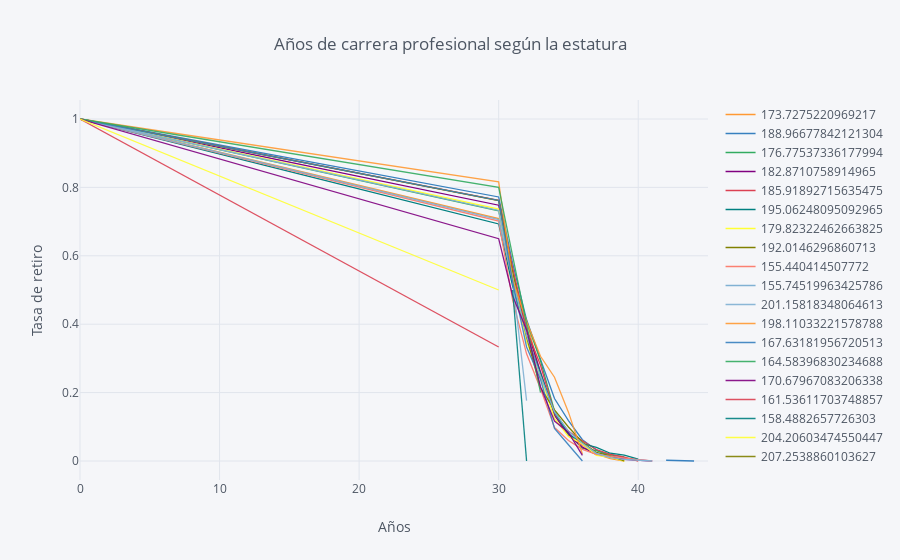

Notebook code for this chart:
### Code cell
rates=survival(test, 'Height(cm)', 'Age', 'Retirement')
rates.iplot(kind='line', xTitle='Años', 
            yTitle='Tasa de retiro', title='Años de carrera profesional según la estatura')

### Figure 1 — Plotly figure (JSON) as saved in the notebook; plotly's stock layout.template omitted (floating-point values rounded to 4 significant figures)
{"data": [{"line": {"color": "rgba(255, 153, 51, 1.0)", "dash": "solid", "shape": "linear", "width": 1.3}, "mode": "lines", "name": "173.7275220969217", "text": "", "type": "scatter", "x": [0, 30, 31, 32, 33, 34, 35, 36, 37, 38, 39, 40, 41, 42, 44, 45], "y": [1, 0.7086, 0.5232, 0.4106, 0.2517, 0.1391, 0.07285, 0.04636, 0.01987, 0.006623, 0, "", "", "", "", ""]}, {"line": {"color": "rgba(55, 128, 191, 1.0)", "dash": "solid", "shape": "linear", "width": 1.3}, "mode": "lines", "name": "188.96677842121304", "text": "", "type": "scatter", "x": [0, 30, 31, 32, 33, 34, 35, 36, 37, 38, 39, 40, 41, 42, 44, 45], "y": [1, 0.772, 0.5785, 0.4129, 0.2968, 0.1828, 0.1183, 0.06237, 0.03226, 0.0129, 0.008602, 0.004301, "", 0.002151, 0, ""]}, {"line": {"color": "rgba(50, 171, 96, 1.0)", "dash": "solid", "shape": "linear", "width": 1.3}, "mode": "lines", "name": "176.77537336177994", "text": "", "type": "scatter", "x": [0, 30, 31, 32, 33, 34, 35, 36, 37, 38, 39, 40, 41, 42, 44, 45], "y": [1, 0.7317, 0.5488, 0.4085, 0.2927, 0.1463, 0.07927, 0.03659, 0.03049, 0.01829, 0.0122, "", 0.006098, "", "", 0]}, {"line": {"color": "rgba(128, 0, 128, 1.0)", "dash": "solid", "shape": "linear", "width": 1.3}, "mode": "lines", "name": "182.8710758914965", "text": "", "type": "scatter", "x": [0, 30, 31, 32, 33, 34, 35, 36, 37, 38, 39, 40, 41, 42, 44, 45], "y": [1, 0.7479, 0.5398, 0.3858, 0.2606, 0.1337, 0.07614, 0.04061, 0.01861, 0.01354, 0.005076, 0.001692, 0, "", "", ""]}, {"line": {"color": "rgba(219, 64, 82, 1.0)", "dash": "solid", "shape": "linear", "width": 1.3}, "mode": "lines", "name": "185.91892715635475", "text": "", "type": "scatter", "x": [0, 30, 31, 32, 33, 34, 35, 36, 37, 38, 39, 40, 41, 42, 44, 45], "y": [1, 0.7619, 0.5658, 0.3838, 0.2801, 0.1401, 0.08683, 0.05882, 0.03361, 0.01961, 0.0112, 0, "", "", "", ""]}, {"line": {"color": "rgba(0, 128, 128, 1.0)", "dash": "solid", "shape": "linear", "width": 1.3}, "mode": "lines", "name": "195.06248095092965", "text": "", "type": "scatter", "x": [0, 30, 31, 32, 33, 34, 35, 36, 37, 38, 39, 40, 41, 42, 44, 45], "y": [1, 0.6932, 0.5114, 0.3636, 0.2557, 0.142, 0.07955, 0.05114, 0.03977, 0.02273, 0.01705, 0.005682, "", "", 0, ""]}, {"line": {"color": "rgba(255, 255, 51, 1.0)", "dash": "solid", "shape": "linear", "width": 1.3}, "mode": "lines", "name": "179.82322462663825", "text": "", "type": "scatter", "x": [0, 30, 31, 32, 33, 34, 35, 36, 37, 38, 39, 40, 41, 42, 44, 45], "y": [1, 0.7368, 0.5429, 0.349, 0.2465, 0.1247, 0.07202, 0.04986, 0.01662, 0.01108, 0, "", "", "", "", ""]}, {"line": {"color": "rgba(128, 128, 0, 1.0)", "dash": "solid", "shape": "linear", "width": 1.3}, "mode": "lines", "name": "192.0146296860713", "text": "", "type": "scatter", "x": [0, 30, 31, 32, 33, 34, 35, 36, 37, 38, 39, 40, 41, 42, 44, 45], "y": [1, 0.7612, 0.5522, 0.3632, 0.2139, 0.1493, 0.0995, 0.05473, 0.02488, 0.01493, 0, "", "", "", "", ""]}, {"line": {"color": "rgba(251, 128, 114, 1.0)", "dash": "solid", "shape": "linear", "width": 1.3}, "mode": "lines", "name": "155.440414507772", "text": "", "type": "scatter", "x": [0, 30, 31, 32, 33, 34, 35, 36, 37, 38, 39, 40, 41, 42, 44, 45], "y": [1, 0.7015, 0.4712, 0.3134, 0.2111, 0.09808, 0.0597, 0.03412, 0.01919, 0.01279, 0.008529, 0.004264, 0, "", "", ""]}, {"line": {"color": "rgba(128, 177, 211, 1.0)", "dash": "solid", "shape": "linear", "width": 1.3}, "mode": "lines", "name": "155.74519963425786", "text": "", "type": "scatter", "x": [0, 30, 31, 32, 33, 34, 35, 36, 37, 38, 39, 40, 41, 42, 44, 45], "y": [1, 0.7327, 0.5371, 0.3663, 0.2475, 0.1436, 0.08663, 0.05198, 0.02228, 0.009901, 0.00495, 0.002475, 0, "", "", ""]}, {"line": {"color": "rgba(128, 177, 211, 0.8999999999999999)", "dash": "solid", "shape": "linear", "width": 1.3}, "mode": "lines", "name": "201.15818348064613", "text": "", "type": "scatter", "x": [0, 30, 31, 32, 33, 34, 35, 36, 37, 38, 39, 40, 41, 42, 44, 45], "y": [1, 0.7059, 0.5294, 0.1765, "", "", 0, "", "", "", "", "", "", "", "", ""]}, {"line": {"color": "rgba(255, 153, 51, 0.8999999999999999)", "dash": "solid", "shape": "linear", "width": 1.3}, "mode": "lines", "name": "198.11033221578788", "text": "", "type": "scatter", "x": [0, 30, 31, 32, 33, 34, 35, 36, 37, 38, 39, 40, 41, 42, 44, 45], "y": [1, 0.8163, 0.5306, 0.4082, 0.3061, 0.2449, 0.1429, 0.02041, "", "", 0, "", "", "", "", ""]}, {"line": {"color": "rgba(55, 128, 191, 0.8999999999999999)", "dash": "solid", "shape": "linear", "width": 1.3}, "mode": "lines", "name": "167.63181956720513", "text": "", "type": "scatter", "x": [0, 30, 31, 32, 33, 34, 35, 36, 37, 38, 39, 40, 41, 42, 44, 45], "y": [1, 0.7619, 0.5238, 0.3333, 0.2381, 0.09524, 0.04762, 0, "", "", "", "", "", "", "", ""]}, {"line": {"color": "rgba(50, 171, 96, 0.8999999999999999)", "dash": "solid", "shape": "linear", "width": 1.3}, "mode": "lines", "name": "164.58396830234688", "text": "", "type": "scatter", "x": [0, 30, 31, 32, 33, 34, 35, 36, 37, 38, 39, 40, 41, 42, 44, 45], "y": [1, 0.8, 0.6, 0.4, 0.2, "", "", "", 0, "", "", "", "", "", "", ""]}, {"line": {"color": "rgba(128, 0, 128, 0.8999999999999999)", "dash": "solid", "shape": "linear", "width": 1.3}, "mode": "lines", "name": "170.67967083206338", "text": "", "type": "scatter", "x": [0, 30, 31, 32, 33, 34, 35, 36, 37, 38, 39, 40, 41, 42, 44, 45], "y": [1, 0.65, 0.4833, 0.3833, 0.2167, 0.1167, 0.08333, 0.01667, "", 0, "", "", "", "", "", ""]}, {"line": {"color": "rgba(219, 64, 82, 0.8999999999999999)", "dash": "solid", "shape": "linear", "width": 1.3}, "mode": "lines", "name": "161.53611703748857", "text": "", "type": "scatter", "x": [0, 30, 31, 32, 33, 34, 35, 36, 37, 38, 39, 40, 41, 42, 44, 45], "y": [1, 0.3333, "", "", "", 0, "", "", "", "", "", "", "", "", "", ""]}, {"line": {"color": "rgba(0, 128, 128, 0.8999999999999999)", "dash": "solid", "shape": "linear", "width": 1.3}, "mode": "lines", "name": "158.4882657726303", "text": "", "type": "scatter", "x": [0, 30, 31, 32, 33, 34, 35, 36, 37, 38, 39, 40, 41, 42, 44, 45], "y": [1, "", 0.5, 0, "", "", "", "", "", "", "", "", "", "", "", ""]}, {"line": {"color": "rgba(255, 255, 51, 0.8999999999999999)", "dash": "solid", "shape": "linear", "width": 1.3}, "mode": "lines", "name": "204.20603474550447", "text": "", "type": "scatter", "x": [0, 30, 31, 32, 33, 34, 35, 36, 37, 38, 39, 40, 41, 42, 44, 45], "y": [1, 0.5, "", "", "", "", "", "", 0, "", "", "", "", "", "", ""]}, {"line": {"color": "rgba(128, 128, 0, 0.8999999999999999)", "dash": "solid", "shape": "linear", "width": 1.3}, "mode": "lines", "name": "207.2538860103627", "text": "", "type": "scatter", "x": [0, 30, 31, 32, 33, 34, 35, 36, 37, 38, 39, 40, 41, 42, 44, 45], "y": [1, "", 0, "", "", "", "", "", "", "", "", "", "", "", "", ""]}], "layout": {"legend": {"bgcolor": "#F5F6F9", "font": {"color": "#4D5663"}}, "paper_bgcolor": "#F5F6F9", "plot_bgcolor": "#F5F6F9", "title": {"font": {"color": "#4D5663"}, "text": "Años de carrera profesional según la estatura"}, "xaxis": {"gridcolor": "#E1E5ED", "showgrid": true, "tickfont": {"color": "#4D5663"}, "title": {"font": {"color": "#4D5663"}, "text": "Años"}, "zerolinecolor": "#E1E5ED"}, "yaxis": {"gridcolor": "#E1E5ED", "showgrid": true, "tickfont": {"color": "#4D5663"}, "title": {"font": {"color": "#4D5663"}, "text": "Tasa de retiro"}, "zerolinecolor": "#E1E5ED"}}}
